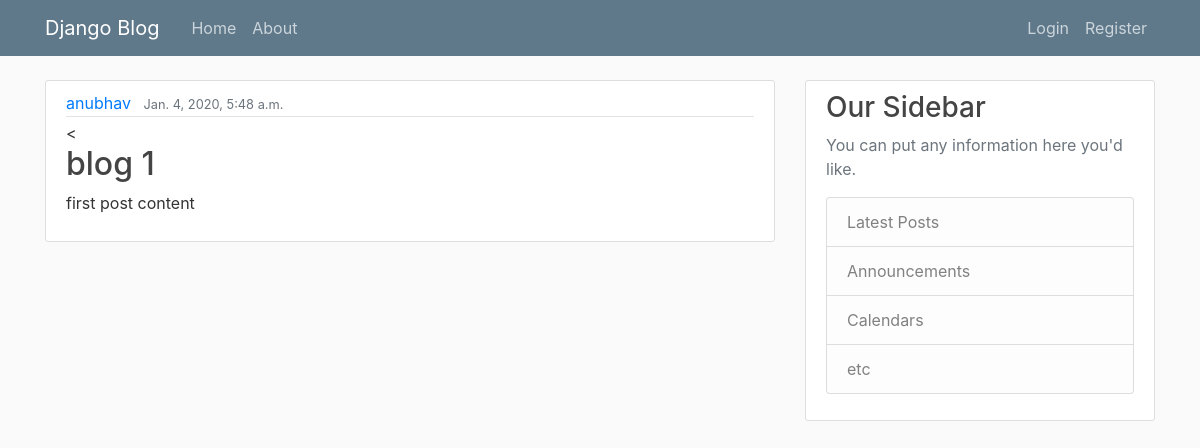
The app's page /blog/post/2/ with its own data.
### newapp/models.py (models this page shows, shortened)
class Post(models.Model):
    title = models.CharField(max_length=100)
    content = models.TextField()
    date_posted = models.DateTimeField(default=timezone.now)
    author = models.ForeignKey(User, on_delete=models.CASCADE)

### newapp/views.py (the view)
# urls.py: path('post/<int:pk>/', PostDetailView.as_view(), name='post-detail'),
class PostDetailView(DetailView):
    model = Post

### newapp/templates/newapp/post_detail.html
{% extends "newapp/base.html" %}
{% block content %}
<article class="media content-section">
    <div class="media-body">
        <div class="article-metadata">
            <a class="mr-2" href="#">{{ object.author }}</a>
            <small class="text-muted">{{ object.date_posted }}</small>
        </div>
        <<h2 class="article-title">{{ object.title }}</h2>
        <p class="article-content">{{ object.content }}</p>
    </div>
</article>
{% endblock %}

### newapp/static/newapp/main.css (style rules this page uses)
body { background: #fafafa; color: #333333; margin-top: 5rem; }
h1, h2, h3, h4, h5, h6 { color: #444444; }
.content-section { background: #ffffff; padding: 10px 20px; border: 1px solid #dddddd; border-radius: 3px; margin-bottom: 20px; }
.article-title { color: #444444; }
.article-content { white-space: pre-line; }
.article-metadata { padding-bottom: 1px; margin-bottom: 4px; border-bottom: 1px solid #e3e3e3 }

### records on screen
Post: author "anubhav", date_posted "Jan. 4, 2020, 5:48 a.m.", title "blog 1", content "first post content"
